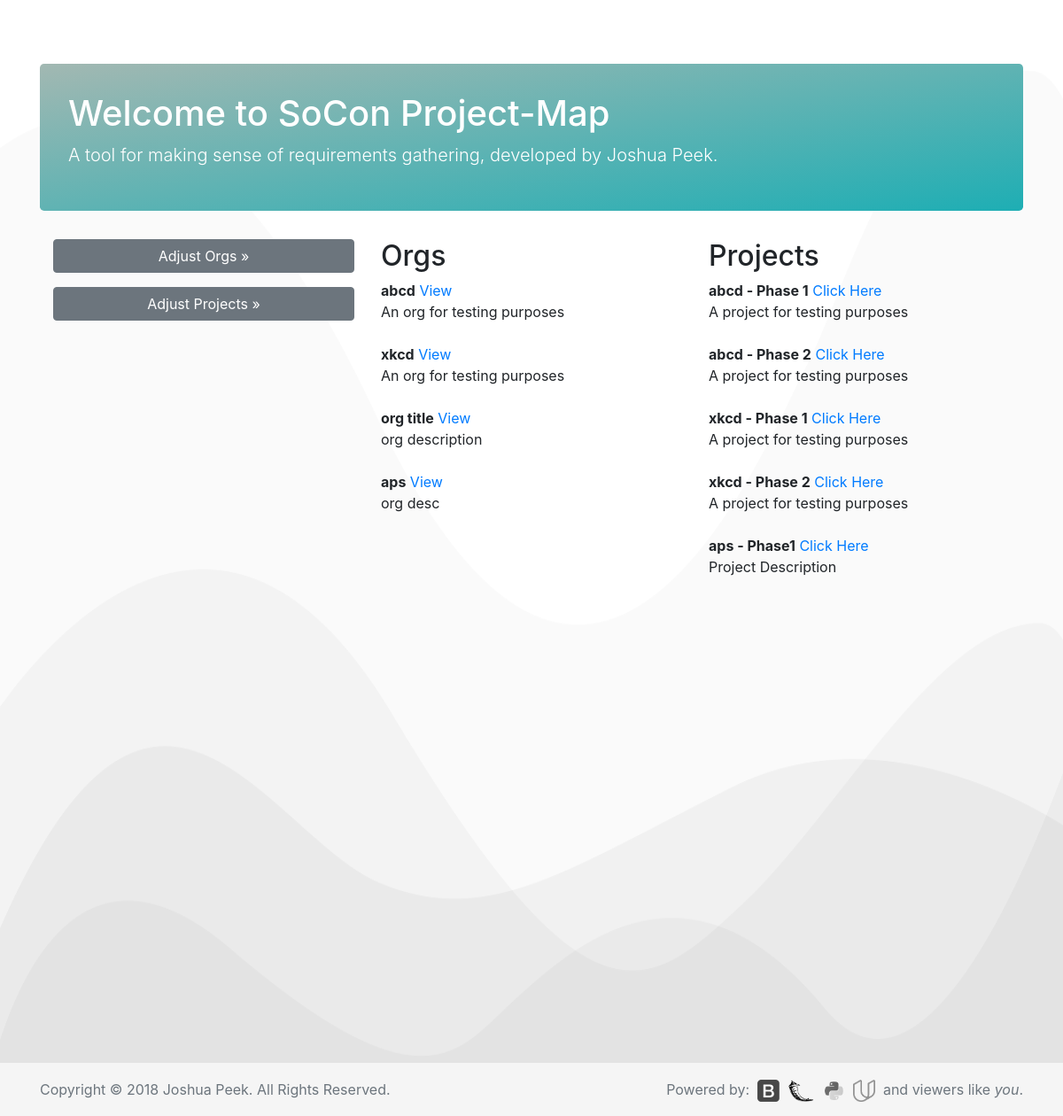
Before: / with the older database file.
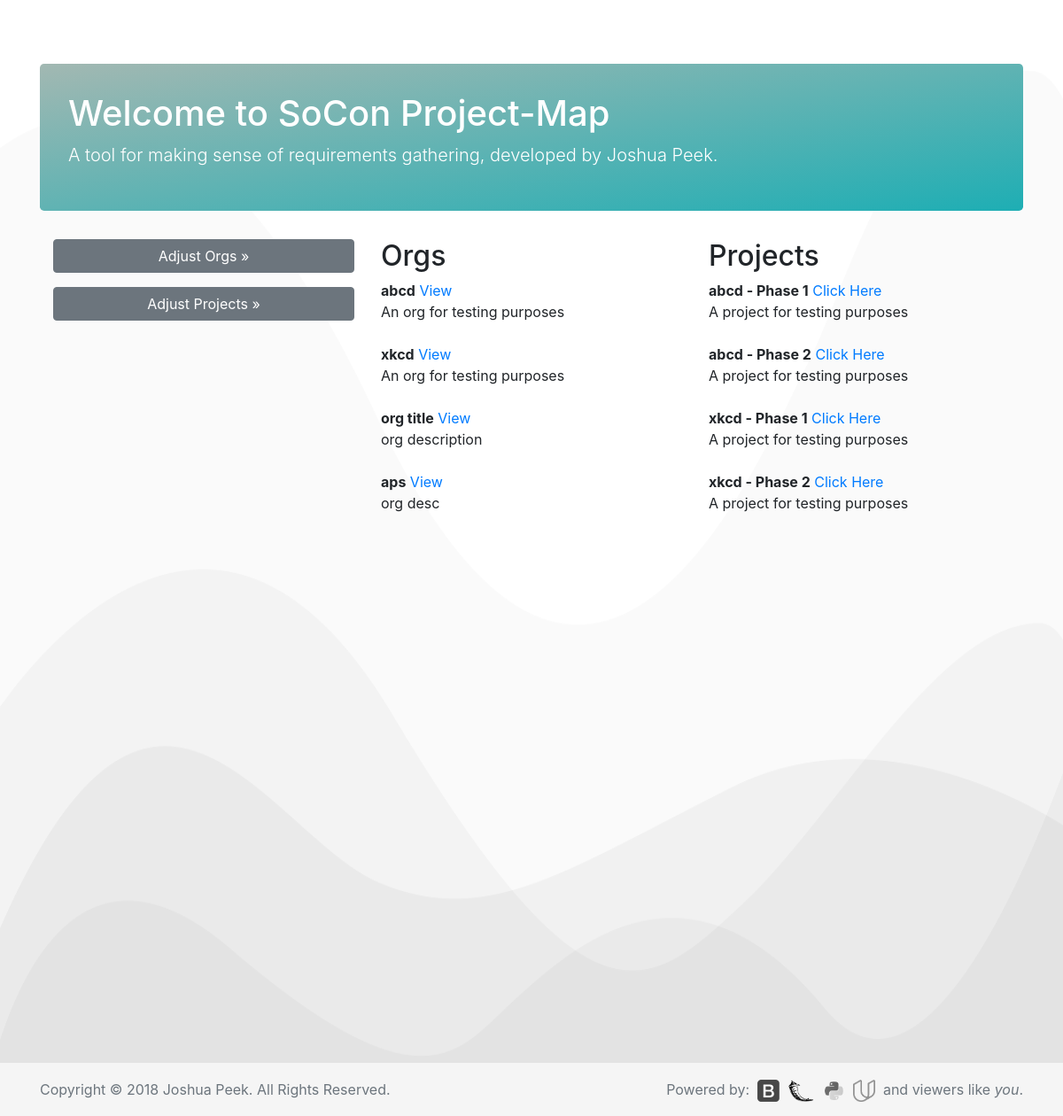
After: the same page with the newer database file.
### database_setup.py (models this page shows, shortened)
class Org(Base):
    __tablename__ = 'org'
    id = Column(Integer, primary_key=True)
    title = Column(String(250), nullable=False)
    description = Column(String(500))

class Project(Base):
    __tablename__ = 'project'
    id = Column(Integer, primary_key=True)
    title = Column(String(250), nullable=False)
    description = Column(String(500))
    stage = Column(String(100))
    org_id = Column(Integer, ForeignKey('org.id'))
    org = relationship(Org)

### app.py (the view)
@app.route('/')
def mainPage():
    orgs = session.query(Org).all()
    projects = session.query(Project).all()
    return render_template('main.html', orgs=orgs, projects=projects)

### templates/main.html (shortened to what this page needs)
<!doctype html>
<html lang="en">
  {% include "header.html" %}
  <body>
    <main role="main" class="container">
      <div class="jumbotron">
        <h1>Welcome to SoCon Project-Map</h1>
        <p class="lead">A tool for making sense of requirements gathering,
          developed by Joshua Peek.</p>
      </div>
      <div class="container">
        <div class="row">
          <div class="col-md-4">
              <p><button type="button" class="btn btn-secondary btn-block" data-toggle="modal" data-target="#org-select">Adjust Orgs &raquo;</button></p>
              <p><button type="button" class="btn btn-secondary btn-block" data-toggle="modal" data-target="#project-select">Adjust Projects &raquo;</button></p>
          </div>
          <div class="col-md-4">
            <h2>Orgs</h2>
            {% for i in orgs %}
              <b>{{i.title}}</b>
              <a href='{{url_for('orgPage', org_id = i.id)}}'>View</a><br>
              {{i.description}}<br><br>
            {% endfor %}
          </div>
          <div class="col-md-4">
            <h2>Projects</h2>
            {% for i in projects %}
              <b>{{i.org.title}} - {{i.title}}</b>
              <a href='{{url_for('projectPage',
                org_id = i.org.id,
                project_id = i.id)}}'>Click Here</a><br>
              {{i.description}}<br><br>
            {% endfor %}
          </div>
        </div>
      </div>
    </main>
  {% include "footer.html" %}
  </body>
</html>

### templates/header.html (shortened to what this page needs)
<head>
  <link href="../../../../static/styles.css" rel="stylesheet">
</head>

### templates/footer.html (shortened to what this page needs)
<footer class="footer">
  <div class="container">
    <span class="text-muted">Copyright © 2018 Joshua Peek. All Rights Reserved.</span>
    <span style="float:right;">
      <span class="text-muted">Powered by:&nbsp;</span>
      <a href="https://getbootstrap.com/"><img class="grayscale" src="../../../static/images/bootstrap.png" height="25px"></a>&nbsp;
      <a href="http://flask.pocoo.org/"><img class="grayscale" src="../../../static/images/flask.png" height="25px"></a>&nbsp;
      <a href="https://www.python.org/"><img class="grayscale" src="../../../static/images/python.png" height="25px"></a>&nbsp;
      <a href="https://www.udacity.com/"><img class="grayscale" src="../../../static/images/udacity.png" height="25px"></a>&nbsp;
      <span class="text-muted"> and viewers like <i>you</i>.</span>
    </span>
  </div>
</footer>

Changed rows visible on the page:
removed Project: org "aps", title "Phase1", description "Project Description"
